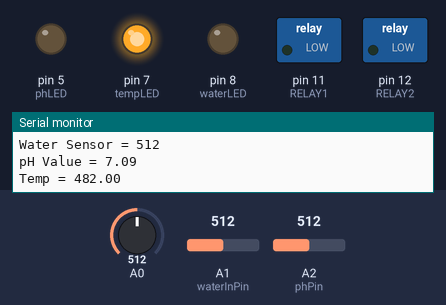
Bench run of a sketch on a simulated Arduino Uno, built with avr-gcc and run on an emulated ATmega328P. Parts: switched loads named in the sketch (green lamp = pin HIGH), output pins drawn as LEDs (lit = HIGH), the last lines printed to the serial monitor. Inputs (shaded band) come from the test bench; at power-on: A2 (phPin) = 512, A0 = 512, A1 (waterInPin) = 512.

Above: at 3.0 s.
3.1 s: A2 (phPin) set to 542
At 5.8 s:
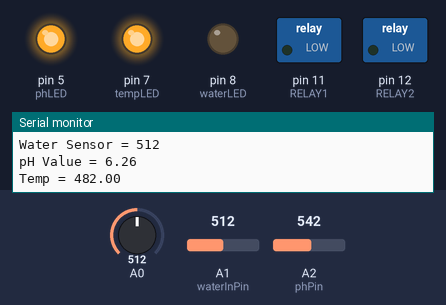
6.1 s: A0 set to 63
8.3 s: A0 set to 56
At 10.7 s:
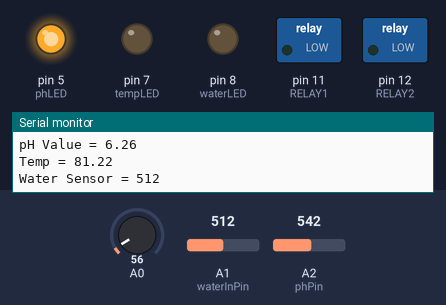
11.0 s: A1 (waterInPin) set to 74
14.1 s: A1 (waterInPin) set to 61
At 16.5 s:
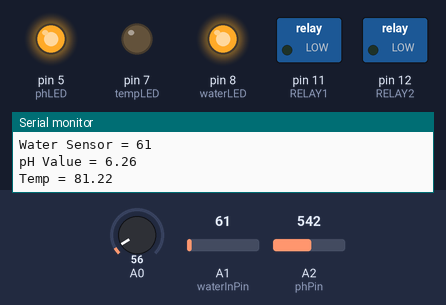
16.8 s: A2 (phPin) set to 511
At 19.6 s:
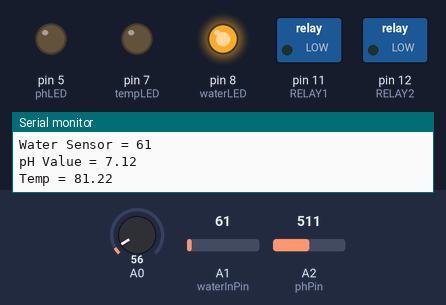
Timing chart, 0 to 21.1 s (numbered marks = the images above; inputs shaded):
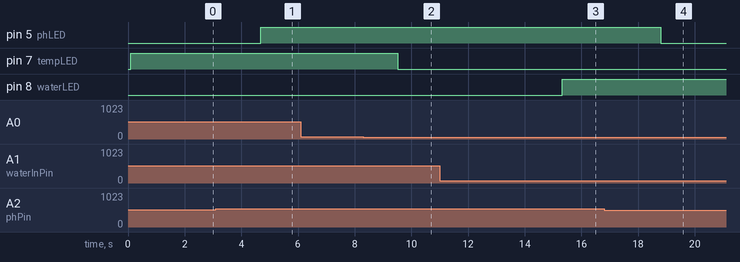

The sketch:

DormGardenSensors.ino
```cpp
#include <max6675.h>
//By: Camden Kronhaus 12/1/18


//water pins
const int waterInPin = 1; //analog input of water sensor
const int waterLED = 8;//water sensor LED pin
int waterState = LOW; //state of water sensor LED
int waterVal = 0; //output of water sensor

//Light Pins
const int RELAY1 = 11;
const int RELAY2 = 12;
int RELAYstate = HIGH;

//temp pins
const int tempSensor = 0;
const int tempLED = 7;//temp LED pin
int tempState = LOW;//temp LED state

//PH Pins
const int phPin = 2; //analoginpin
int phSensorVal = 0; //sensorvalue
const int phLED = 5; // ph led indicator is out of range

unsigned long int avgPhValue;
float b;
int buf[10],temp;


long long int counter = 0;//will keep track of when to turn on lights


void setup() {
  pinMode(tempLED, OUTPUT);
  pinMode(RELAY1, OUTPUT);
  pinMode(RELAY2, OUTPUT);
  pinMode(waterInPin, INPUT);
  pinMode(phPin, INPUT);
  pinMode(phLED, OUTPUT);
  pinMode(waterLED, OUTPUT);
  Serial.begin(9600);


}

void loop() {
  counter++;
  //TEMP SENSOR
  float degreesF;
  float voltage = 0;
  float degreesC;
  voltage = getVoltage(tempSensor); //calls function to return the volate of the temperature sensor reading
  degreesC =  (voltage) * 100.0; //voltage * 100.0 is equal to degrees in Celcius
  degreesF = degreesC * (9.0/5.0) + 32.0; //conversion to Farenheit
  Serial.print("Temp = ");
  Serial.println(degreesF);

  delay(100);

  if (degreesF >= 85 || degreesF <= 59){ // sets temperature range so that LED light state will be set to low or high accordingly
  tempState = HIGH;
  }else{
  tempState = LOW;
  }
 digitalWrite(tempLED, tempState);

  delay(1000);


//WATER SENSOR
  waterVal = analogRead(waterInPin);
  Serial.print("Water Sensor = " );
  Serial.println(waterVal);

  delay(100);

  if (waterVal >= 70){ //A rough estimate of water sensor reading threshold for when water gets to low, sets LED state accordingly
    waterState = LOW;
  }else {
    waterState = HIGH;
  }

  digitalWrite(waterLED, waterState);

 delay(1000);

//PH SENSOR
for(int i=0;i<10;i++) //taken from PH store website, reads mutliple times, finds an average value for readings, and converts it to a pH reading
 {
  buf[i]=analogRead(phPin);
  delay(10);
 }
 for(int i=0;i<9;i++)
 {
  for(int j=i+1;j<10;j++)
  {
   if(buf[i]>buf[j])
   {
    temp=buf[i];
    buf[i]=buf[j];
    buf[j]=temp;
   }
  }
 }
 avgPhValue=0;
 for(int i=2;i<8;i++)
    avgPhValue+=buf[i];
 float pHVol=(float)avgPhValue*5.0/1024/6;
 float phValue = -5.70 * pHVol + 21.34;
 Serial.print("pH Value = ");
 Serial.println(phValue);

 delay(20);


 if (phValue > 8 || phValue < 6.5){ //If pH falls out of designated range, set LED state accordingly
  digitalWrite(phLED, HIGH);
 }else if (phValue < 8 && phValue > 6.5){
   digitalWrite(phLED, LOW);
 }
 delay(10);


//LIGHT SWITCH
if (counter == 18461539)
//counter keeps track of number of times looped through system, math used to ensure that condiiton will be
//met once after 12 hours of the system being on
{
      RELAYstate = 0;
      digitalWrite(RELAY1, RELAYstate);           // Turns ON Relays
      digitalWrite(RELAY2, RELAYstate);
      Serial.println("Light ON");
 }
if (counter == 36923078)
//condition met after 24 hours of arduino being on, thne reset counter to 0 so that after 12 hours, condition for
//relay turning on will be met
 {
      RELAYstate = 1;
      digitalWrite(RELAY1, RELAYstate);
      digitalWrite(RELAY2, RELAYstate);
      Serial.println("Light OFF");      // Turns Relays Off
      counter = 0;

 }
    delay(20);
}


float getVoltage(int pin){
  return (analogRead(pin)) * .004882814;
}
```

Measured:
- the behaviour switches between 533 and 534 on A2 (phPin) (found by bisection; images 0 and 1)
- the behaviour switches between 61 and 60 on A0 (found by bisection; images 1 and 2)
- the behaviour switches between 70 and 69 on A1 (waterInPin) (found by bisection; images 2 and 3)
- after the input at 3.1 s, pin 5 (phLED): LOW → HIGH after 1.6 s
- after the input at 8.3 s, pin 7 (tempLED): HIGH → LOW after 1.2 s
- after the input at 14.1 s, pin 8 (waterLED): LOW → HIGH after 1.2 s
- after the input at 16.8 s, pin 5 (phLED): HIGH → LOW after 2.0 s
